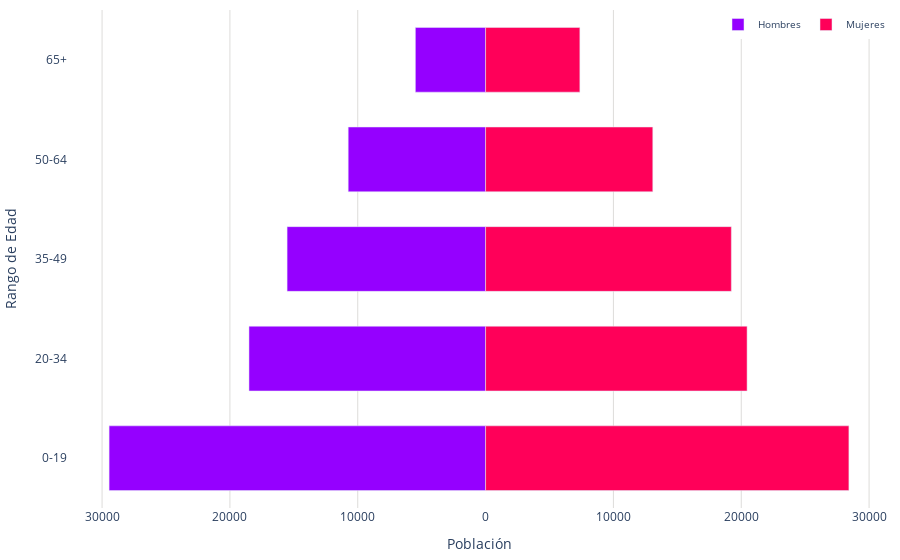

Notebook source saved alongside this figure:
### Code cell
import plotly.graph_objects as go

# Crear una gráfica de pirámide de población
def crear_grafico_piramide(dfs):
    fig = go.Figure()

    # Sumar los valores de hombres y mujeres por rango amplio
    datos_agrupados = dfs.groupby('rango_amplio').sum(numeric_only=False).reset_index()
    

    # Calcular el total de hombres y mujeres
    total_hombres = datos_agrupados['hombres'].sum()
    total_mujeres = datos_agrupados['mujeres'].sum()
    total_poblacion = total_hombres + total_mujeres

    # Crear texto para el hover que incluya total y porcentaje
    text_hombres = [
        f'Total: {row["hombres"]}<br>Porcentaje: {row["hombres"] / total_poblacion * 100:.1f}%'
        for index, row in datos_agrupados.iterrows()
    ]

    text_mujeres = [
        f'Total: {row["mujeres"]}<br>Porcentaje: {row["mujeres"] / total_poblacion * 100:.1f}%'
        for index, row in datos_agrupados.iterrows()
    ]

    # Crear barras para hombres a la izquierda
    fig.add_trace(go.Bar(
        y=datos_agrupados['rango_amplio'],
        x=-datos_agrupados['hombres'],  # Mantener la barra en negativo para la forma de pirámide
        orientation='h',
        marker=dict(color='#9500ff'),
        text=text_hombres,
        textposition='none',  # Ocultar el texto en las barras
        hoverinfo='text',  # Usar solo el texto personalizado al hacer hover
        name='Hombres'
    ))

    # Crear barras para mujeres a la derecha
    fig.add_trace(go.Bar(
        y=datos_agrupados['rango_amplio'],
        x=datos_agrupados['mujeres'],
        orientation='h',
        marker=dict(color='#ff0059'),
        text=text_mujeres,
        textposition='none',  # Ocultar el texto en las barras
        hoverinfo='text',  # Usar solo el texto personalizado al hacer hover
        name='Mujeres'
    ))

    # Configurar el gráfico
    fig.update_layout(
        barmode='overlay',
        bargap=0.35,
        xaxis=dict(
            title='Población',
            gridcolor='#dddcda',  # Color de las líneas que dividen los rangos del eje Y
            tickvals=[-30000, -20000, -10000, 0, 10000, 20000, 30000],  # Ajusta según tus datos
            ticktext=[30000, 20000, 10000, 0, 10000, 20000, 30000]  # Etiquetas positivas
        ),
        plot_bgcolor='rgba(0,0,0,0)',  # Color de fondo del gráfico
        margin=dict(l=10, r=10, t=10, b=10),  # Ajusta los márgenes (left, right, top, bottom)
        yaxis=dict(title='Rango de Edad'),
        legend=dict(
            font_size=10,
            orientation='h',
            x=1,  # Posición horizontal (1 es el extremo derecho)
            y=1,  # Posición vertical (1 es la parte superior)
            xanchor='right',  # Ancla la leyenda a la derecha
            yanchor='top'  # Ancla la leyenda en la parte superior
        )
    )

    return fig


def guardar_grafico_como_html(fig, nombre_archivo, carpeta='assets/graficas'):
    if not os.path.exists(carpeta):
        os.makedirs(carpeta)
    pio.write_html(fig, f'{carpeta}/{nombre_archivo}.html')

# Crear la figura de la pirámide de población
fig_piramide = crear_grafico_piramide(dfs)
fig_piramide.show()
# Guardar la figura como archivo HTML
guardar_grafico_como_html(fig_piramide, 'g_piramid_poblacion')

### Figure 1 — Plotly figure (JSON) as saved in the notebook; plotly's stock layout.template omitted (floating-point values rounded to 4 significant figures)
{"data": [{"hoverinfo": "text", "marker": {"color": "#9500ff"}, "name": "Hombres", "orientation": "h", "text": ["Total: 29450<br>Porcentaje: 17.5%", "Total: 18509<br>Porcentaje: 11.0%", "Total: 15527<br>Porcentaje: 9.2%", "Total: 10746<br>Porcentaje: 6.4%", "Total: 5492<br>Porcentaje: 3.3%"], "textposition": "none", "type": "bar", "x": [-29450, -18509, -15527, -10746, -5492], "y": ["0-19", "20-34", "35-49", "50-64", "65+"]}, {"hoverinfo": "text", "marker": {"color": "#ff0059"}, "name": "Mujeres", "orientation": "h", "text": ["Total: 28421<br>Porcentaje: 16.9%", "Total: 20457<br>Porcentaje: 12.2%", "Total: 19225<br>Porcentaje: 11.4%", "Total: 13080<br>Porcentaje: 7.8%", "Total: 7375<br>Porcentaje: 4.4%"], "textposition": "none", "type": "bar", "x": [28421, 20457, 19225, 13080, 7375], "y": ["0-19", "20-34", "35-49", "50-64", "65+"]}], "layout": {"bargap": 0.35, "barmode": "overlay", "legend": {"font": {"size": 10}, "orientation": "h", "x": 1, "xanchor": "right", "y": 1, "yanchor": "top"}, "margin": {"b": 10, "l": 10, "r": 10, "t": 10}, "plot_bgcolor": "rgba(0,0,0,0)", "xaxis": {"gridcolor": "#dddcda", "ticktext": [30000, 20000, 10000, 0, 10000, 20000, 30000], "tickvals": [-30000, -20000, -10000, 0, 10000, 20000, 30000], "title": {"text": "Población"}}, "yaxis": {"title": {"text": "Rango de Edad"}}}}
